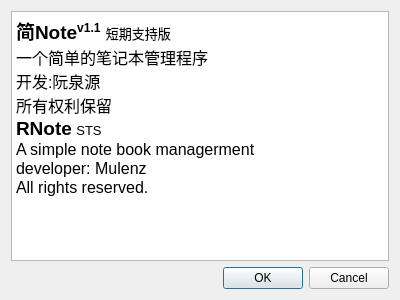
<?xml version="1.0" encoding="UTF-8"?>
<ui version="4.0">
 <class>Dialog</class>
 <widget class="QDialog" name="Dialog">
  <property name="geometry">
   <rect>
    <x>0</x>
    <y>0</y>
    <width>400</width>
    <height>300</height>
   </rect>
  </property>
  <property name="windowTitle">
   <string>关于</string>
  </property>
  <property name="windowIcon">
   <iconset>
    <normaloff>resource/关于.png</normaloff>resource/关于.png</iconset>
  </property>
  <layout class="QGridLayout" name="gridLayout">
   <item row="0" column="0">
    <widget class="QTextBrowser" name="textBrowser">
     <property name="styleSheet">
      <string notr="true">font: 75 12pt &quot;微软雅黑&quot;;</string>
     </property>
     <property name="html">
      <string>&lt;!DOCTYPE HTML PUBLIC &quot;-//W3C//DTD HTML 4.0//EN&quot; &quot;http://www.w3.org/TR/REC-html40/strict.dtd&quot;&gt;
&lt;html&gt;&lt;head&gt;&lt;meta name=&quot;qrichtext&quot; content=&quot;1&quot; /&gt;&lt;style type=&quot;text/css&quot;&gt;
p, li { white-space: pre-wrap; }
&lt;/style&gt;&lt;/head&gt;&lt;body style=&quot; font-family:'微软雅黑'; font-size:12pt; font-weight:72; font-style:normal;&quot;&gt;
&lt;p style=&quot; margin-top:0px; margin-bottom:0px; margin-left:0px; margin-right:0px; -qt-block-indent:0; text-indent:0px;&quot;&gt;&lt;span style=&quot; font-size:14pt; font-weight:600;&quot;&gt;简Note&lt;/span&gt;&lt;span style=&quot; font-size:14pt; font-weight:600; vertical-align:super;&quot;&gt;v1.1&lt;/span&gt;&lt;span style=&quot; font-size:14pt;&quot;&gt; &lt;/span&gt;&lt;span style=&quot; font-size:10pt;&quot;&gt;短期支持版&lt;/span&gt;&lt;/p&gt;
&lt;p style=&quot; margin-top:0px; margin-bottom:0px; margin-left:0px; margin-right:0px; -qt-block-indent:0; text-indent:0px;&quot;&gt;一个简单的笔记本管理程序&lt;/p&gt;
&lt;p style=&quot; margin-top:0px; margin-bottom:0px; margin-left:0px; margin-right:0px; -qt-block-indent:0; text-indent:0px;&quot;&gt;开发:阮泉源&lt;/p&gt;
&lt;p style=&quot; margin-top:0px; margin-bottom:0px; margin-left:0px; margin-right:0px; -qt-block-indent:0; text-indent:0px;&quot;&gt;所有权利保留&lt;/p&gt;
&lt;p style=&quot; margin-top:0px; margin-bottom:0px; margin-left:0px; margin-right:0px; -qt-block-indent:0; text-indent:0px;&quot;&gt;&lt;span style=&quot; font-size:14pt; font-weight:600;&quot;&gt;RNote&lt;/span&gt; &lt;span style=&quot; font-size:10pt;&quot;&gt;STS&lt;/span&gt;&lt;/p&gt;
&lt;p style=&quot; margin-top:0px; margin-bottom:0px; margin-left:0px; margin-right:0px; -qt-block-indent:0; text-indent:0px;&quot;&gt;A simple note book managerment&lt;/p&gt;
&lt;p style=&quot; margin-top:0px; margin-bottom:0px; margin-left:0px; margin-right:0px; -qt-block-indent:0; text-indent:0px;&quot;&gt;developer: Mulenz&lt;/p&gt;
&lt;p style=&quot; margin-top:0px; margin-bottom:0px; margin-left:0px; margin-right:0px; -qt-block-indent:0; text-indent:0px;&quot;&gt;All rights reserved.&lt;/p&gt;&lt;/body&gt;&lt;/html&gt;</string>
     </property>
    </widget>
   </item>
   <item row="1" column="0">
    <widget class="QDialogButtonBox" name="buttonBox">
     <property name="orientation">
      <enum>Qt::Horizontal</enum>
     </property>
     <property name="standardButtons">
      <set>QDialogButtonBox::Cancel|QDialogButtonBox::Ok</set>
     </property>
    </widget>
   </item>
  </layout>
 </widget>
 <resources/>
 <connections>
  <connection>
   <sender>buttonBox</sender>
   <signal>accepted()</signal>
   <receiver>Dialog</receiver>
   <slot>accept()</slot>
   <hints>
    <hint type="sourcelabel">
     <x>248</x>
     <y>254</y>
    </hint>
    <hint type="destinationlabel">
     <x>157</x>
     <y>274</y>
    </hint>
   </hints>
  </connection>
  <connection>
   <sender>buttonBox</sender>
   <signal>rejected()</signal>
   <receiver>Dialog</receiver>
   <slot>reject()</slot>
   <hints>
    <hint type="sourcelabel">
     <x>316</x>
     <y>260</y>
    </hint>
    <hint type="destinationlabel">
     <x>286</x>
     <y>274</y>
    </hint>
   </hints>
  </connection>
 </connections>
</ui>
